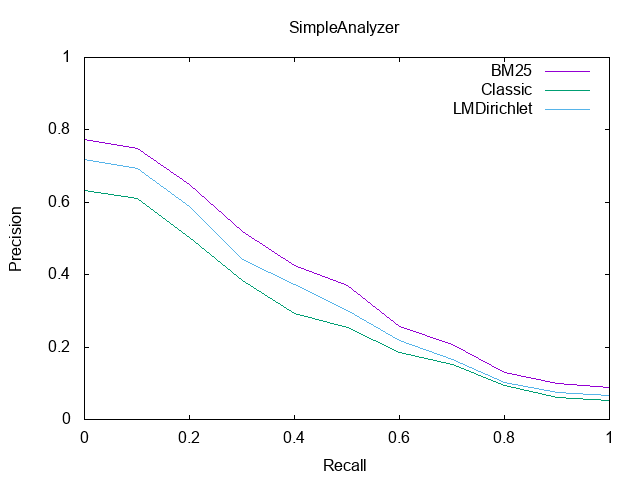

Generate this figure with gnuplot:
set term png
set output 'result_SimpleAnalyzer.png'
set title 'SimpleAnalyzer'
set ylabel 'Precision'
set xlabel 'Recall'
set xrange [0:1]
set yrange [0:1]
set xtics 0,.2,1
set ytics 0,.2,1

plot 'result_SimpleAnalyzer_BM25Similarity.dat' title 'BM25' with lines, 'result_SimpleAnalyzer_ClassicSimilarity.dat' title 'Classic' with lines, 'result_SimpleAnalyzer_LMDirichletSimilarity.dat' title 'LMDirichlet' with lines
